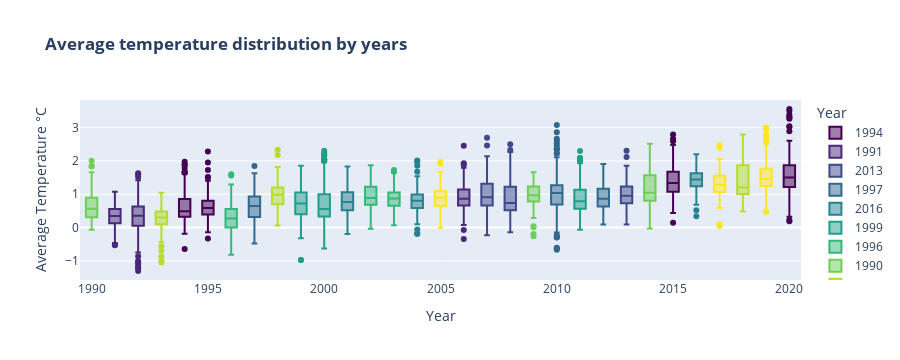

Here is the notebook cell this chart was saved with:
### Code cell
fig = px.box(df, x="Year",
             y="Average Temperature °C",
             color="Year",
             color_discrete_sequence=px.colors.sequential.Viridis,
             title='<b>Average temperature distribution by years')
fig.write_image("../../outputs/Dataset_03/Tamp_dist_year.png",format="png")
fig.show()

### Figure 1 — Plotly figure (JSON) as saved in the notebook; plotly's stock layout.template omitted (floating-point values rounded to 4 significant figures; data arrays with more than 128 entries replaced by an {"elided": "..."} marker saying what was removed)
{"data": [{"alignmentgroup": "True", "hovertemplate": "Year=%{x}<br>Average Temperature °C=%{y}<extra></extra>", "legendgroup": "1994", "marker": {"color": "#440154"}, "name": "1994", "notched": false, "offsetgroup": "1994", "orientation": "v", "showlegend": true, "type": "box", "x": {"elided": "144 int values"}, "x0": " ", "xaxis": "x", "y": {"elided": "144 float values"}, "y0": " ", "yaxis": "y"}, {"alignmentgroup": "True", "hovertemplate": "Year=%{x}<br>Average Temperature °C=%{y}<extra></extra>", "legendgroup": "1991", "marker": {"color": "#482878"}, "name": "1991", "notched": false, "offsetgroup": "1991", "orientation": "v", "showlegend": true, "type": "box", "x": [1991, 1991, 1991, 1991, 1991, 1991, 1991, 1991, 1991, 1991, 1991, 1991, 1991, 1991, 1991, 1991, 1991, 1991, 1991, 1991, 1991, 1991, 1991, 1991, 1991, 1991, 1991, 1991, 1991, 1991, 1991, 1991, 1991, 1991, 1991, 1991, 1991, 1991, 1991, 1991, 1991, 1991, 1991, 1991, 1991, 1991, 1991, 1991, 1991, 1991, 1991, 1991, 1991, 1991, 1991, 1991, 1991, 1991, 1991, 1991, 1991, 1991, 1991, 1991, 1991, 1991, 1991, 1991, 1991, 1991, 1991, 1991, 1991, 1991, 1991, 1991, 1991, 1991, 1991, 1991, 1991, 1991, 1991, 1991, 1991, 1991, 1991, 1991, 1991, 1991, 1991, 1991, 1991, 1991, 1991, 1991, 1991, 1991, 1991, 1991, 1991, 1991, 1991, 1991, 1991, 1991, 1991, 1991, 1991, 1991, 1991, 1991, 1991, 1991, 1991, 1991, 1991, 1991, 1991, 1991, 1991, 1991, 1991, 1991, 1991, 1991], "x0": " ", "xaxis": "x", "y": [0.647, 0.3259, 0.1454, 0.3781, 0.4774, 0.3638, 0.05658, 0.2602, 0.059, 0.7487, -0.3224, 0.1447, -0.115, 0.7547, -0.096, -0.4615, -0.5295, 1.024, -0.2671, 0.1362, 0.2913, 0.4816, 0.2551, 0.609, 0.6529, 0.051, 0.5997, 0.009167, -0.1272, 0.04867, 0.9591, 0.513, 0.3427, -0.2454, 0.4597, -0.1795, 0.4117, 0.1945, -0.02675, 0.4098, 0.7921, 0.5112, 0.8629, 0.8673, 0.4868, 0.4059, 0.03967, 0.6128, 0.2687, -0.03608, 0.03875, 0.2789, 0.3283, 0.8752, 0.2411, 1.073, 0.437, -0.2213, 0.9053, 0.332, 0.5869, 0.3593, 0.2891, 0.6863, 0.3558, 0.07492, 0.629, 0.7332, 0.1542, 0.2638, 0.6735, 0.6369, 0.7063, 0.3133, 0.4126, 0.6508, -0.02417, 0.5386, 0.5557, 0.3041, -0.09583, 0.2269, 0.3678, 0.3336, 0.1706, 0.1649, 0.7112, 0.04083, -0.01258, 0.1289, 0.3738, 0.08933, 0.5124, 0.1394, 0.4303, 0.3675, 0.6449, 0.5552, 0.3828, 0.08475, -0.04083, 1.036, 0.5072, 0.7852, -0.061, 0.5529, 0.4309, 0.4883, 0.5622, 0.5787, -0.5157, 0.249, 0.3756, 0.5568, 0.3362, 0.266, 0.05758, -0.00475, 0.201, 0.339, 0.402, 0.6083, 0.5017, 0.3352, 0.4928, 0.1931], "y0": " ", "yaxis": "y"}, {"alignmentgroup": "True", "hovertemplate": "Year=%{x}<br>Average Temperature °C=%{y}<extra></extra>", "legendgroup": "2013", "marker": {"color": "#3e4989"}, "name": "2013", "notched": false, "offsetgroup": "2013", "orientation": "v", "showlegend": true, "type": "box", "x": {"elided": "151 int values"}, "x0": " ", "xaxis": "x", "y": {"elided": "151 float values"}, "y0": " ", "yaxis": "y"}, {"alignmentgroup": "True", "hovertemplate": "Year=%{x}<br>Average Temperature °C=%{y}<extra></extra>", "legendgroup": "1997", "marker": {"color": "#31688e"}, "name": "1997", "notched": false, "offsetgroup": "1997", "orientation": "v", "showlegend": true, "type": "box", "x": {"elided": "145 int values"}, "x0": " ", "xaxis": "x", "y": {"elided": "145 float values"}, "y0": " ", "yaxis": "y"}, {"alignmentgroup": "True", "hovertemplate": "Year=%{x}<br>Average Temperature °C=%{y}<extra></extra>", "legendgroup": "2016", "marker": {"color": "#26828e"}, "name": "2016", "notched": false, "offsetgroup": "2016", "orientation": "v", "showlegend": true, "type": "box", "x": {"elided": "151 int values"}, "x0": " ", "xaxis": "x", "y": {"elided": "151 float values"}, "y0": " ", "yaxis": "y"}, {"alignmentgroup": "True", "hovertemplate": "Year=%{x}<br>Average Temperature °C=%{y}<extra></extra>", "legendgroup": "1999", "marker": {"color": "#1f9e89"}, "name": "1999", "notched": false, "offsetgroup": "1999", "orientation": "v", "showlegend": true, "type": "box", "x": {"elided": "145 int values"}, "x0": " ", "xaxis": "x", "y": {"elided": "145 float values"}, "y0": " ", "yaxis": "y"}, {"alignmentgroup": "True", "hovertemplate": "Year=%{x}<br>Average Temperature °C=%{y}<extra></extra>", "legendgroup": "1996", "marker": {"color": "#35b779"}, "name": "1996", "notched": false, "offsetgroup": "1996", "orientation": "v", "showlegend": true, "type": "box", "x": {"elided": "145 int values"}, "x0": " ", "xaxis": "x", "y": {"elided": "145 float values"}, "y0": " ", "yaxis": "y"}, {"alignmentgroup": "True", "hovertemplate": "Year=%{x}<br>Average Temperature °C=%{y}<extra></extra>", "legendgroup": "1990", "marker": {"color": "#6ece58"}, "name": "1990", "notched": false, "offsetgroup": "1990", "orientation": "v", "showlegend": true, "type": "box", "x": [1990, 1990, 1990, 1990, 1990, 1990, 1990, 1990, 1990, 1990, 1990, 1990, 1990, 1990, 1990, 1990, 1990, 1990, 1990, 1990, 1990, 1990, 1990, 1990, 1990, 1990, 1990, 1990, 1990, 1990, 1990, 1990, 1990, 1990, 1990, 1990, 1990, 1990, 1990, 1990, 1990, 1990, 1990, 1990, 1990, 1990, 1990, 1990, 1990, 1990, 1990, 1990, 1990, 1990, 1990, 1990, 1990, 1990, 1990, 1990, 1990, 1990, 1990, 1990, 1990, 1990, 1990, 1990, 1990, 1990, 1990, 1990, 1990, 1990, 1990, 1990, 1990, 1990, 1990, 1990, 1990, 1990, 1990, 1990, 1990, 1990, 1990, 1990, 1990, 1990, 1990, 1990, 1990, 1990, 1990, 1990, 1990, 1990, 1990, 1990, 1990, 1990, 1990, 1990, 1990, 1990, 1990, 1990, 1990, 1990, 1990, 1990, 1990, 1990, 1990, 1990, 1990, 1990, 1990, 1990, 1990, 1990, 1990], "x0": " ", "xaxis": "x", "y": [0.9603, 0.6977, 0.1953, 0.6313, 1.853, 0.6222, 0.1939, 0.4378, 0.8685, 1.099, 1.1, 0.1693, 0.06558, 0.9119, 2.003, 0.7358, 0.4693, 0.4465, 0.5846, 1.432, 0.5479, 0.2306, 0.4509, 0.1501, 0.5959, 0.8572, 0.5693, 1.074, 0.02191, 1.221, 0.4824, 0.622, 0.3172, 0.0555, 0.7358, 0.2355, 1.025, 0.1119, 0.3991, 0.3525, -0.03275, 0.4749, 1.365, 0.412, 1.339, 1.178, 1.663, 0.3792, 1.602, -0.06042, 0.6818, 1.461, 0.2142, 0.096, -0.0685, 1.088, 1.17, 0.5603, 0.3301, 0.2945, 0.8419, 0.6538, 0.5655, 0.6983, 0.47, 0.6261, 0.2968, 0.07892, 0.2152, 0.8975, 0.3347, 0.2945, 1.114, 0.9017, 0.156, 1.294, 0.9863, -0.01217, 0.4972, 0.5102, 0.5843, 0.9964, 0.5612, 0.6741, 1.158, 0.3158, 1.829, 0.4221, 0.3603, 0.4149, 1.173, 1.006, 0.6992, 0.3087, 0.6916, 0.3931, 1.069, 0.6767, 0.2974, 0.2985, 0.5611, 0.2721, 0.8403, 0.8114, 0.8287, 0.3225, 0.7336, 0.1937, 0.2156, 0.7653, 0.399, 0.7575, 1.174, 0.2347, 1.278, 0.5658, 0.3137, 0.1393, 0.3163, 0.6747, 0.1675, 0.8957, 0.4293], "y0": " ", "yaxis": "y"}, {"alignmentgroup": "True", "hovertemplate": "Year=%{x}<br>Average Temperature °C=%{y}<extra></extra>", "legendgroup": "1998", "marker": {"color": "#b5de2b"}, "name": "1998", "notched": false, "offsetgroup": "1998", "orientation": "v", "showlegend": true, "type": "box", "x": {"elided": "145 int values"}, "x0": " ", "xaxis": "x", "y": {"elided": "145 float values"}, "y0": " ", "yaxis": "y"}, {"alignmentgroup": "True", "hovertemplate": "Year=%{x}<br>Average Temperature °C=%{y}<extra></extra>", "legendgroup": "2019", "marker": {"color": "#fde725"}, "name": "2019", "notched": false, "offsetgroup": "2019", "orientation": "v", "showlegend": true, "type": "box", "x": {"elided": "151 int values"}, "x0": " ", "xaxis": "x", "y": {"elided": "151 float values"}, "y0": " ", "yaxis": "y"}, {"alignmentgroup": "True", "hovertemplate": "Year=%{x}<br>Average Temperature °C=%{y}<extra></extra>", "legendgroup": "2015", "marker": {"color": "#440154"}, "name": "2015", "notched": false, "offsetgroup": "2015", "orientation": "v", "showlegend": true, "type": "box", "x": {"elided": "151 int values"}, "x0": " ", "xaxis": "x", "y": {"elided": "151 float values"}, "y0": " ", "yaxis": "y"}, {"alignmentgroup": "True", "hovertemplate": "Year=%{x}<br>Average Temperature °C=%{y}<extra></extra>", "legendgroup": "1992", "marker": {"color": "#482878"}, "name": "1992", "notched": false, "offsetgroup": "1992", "orientation": "v", "showlegend": true, "type": "box", "x": {"elided": "141 int values"}, "x0": " ", "xaxis": "x", "y": {"elided": "141 float values"}, "y0": " ", "yaxis": "y"}, {"alignmentgroup": "True", "hovertemplate": "Year=%{x}<br>Average Temperature °C=%{y}<extra></extra>", "legendgroup": "2007", "marker": {"color": "#3e4989"}, "name": "2007", "notched": false, "offsetgroup": "2007", "orientation": "v", "showlegend": true, "type": "box", "x": {"elided": "150 int values"}, "x0": " ", "xaxis": "x", "y": {"elided": "150 float values"}, "y0": " ", "yaxis": "y"}, {"alignmentgroup": "True", "hovertemplate": "Year=%{x}<br>Average Temperature °C=%{y}<extra></extra>", "legendgroup": "2012", "marker": {"color": "#31688e"}, "name": "2012", "notched": false, "offsetgroup": "2012", "orientation": "v", "showlegend": true, "type": "box", "x": {"elided": "151 int values"}, "x0": " ", "xaxis": "x", "y": {"elided": "151 float values"}, "y0": " ", "yaxis": "y"}, {"alignmentgroup": "True", "hovertemplate": "Year=%{x}<br>Average Temperature °C=%{y}<extra></extra>", "legendgroup": "2004", "marker": {"color": "#26828e"}, "name": "2004", "notched": false, "offsetgroup": "2004", "orientation": "v", "showlegend": true, "type": "box", "x": {"elided": "148 int values"}, "x0": " ", "xaxis": "x", "y": {"elided": "148 float values"}, "y0": " ", "yaxis": "y"}, {"alignmentgroup": "True", "hovertemplate": "Year=%{x}<br>Average Temperature °C=%{y}<extra></extra>", "legendgroup": "2000", "marker": {"color": "#1f9e89"}, "name": "2000", "notched": false, "offsetgroup": "2000", "orientation": "v", "showlegend": true, "type": "box", "x": {"elided": "147 int values"}, "x0": " ", "xaxis": "x", "y": {"elided": "147 float values"}, "y0": " ", "yaxis": "y"}, {"alignmentgroup": "True", "hovertemplate": "Year=%{x}<br>Average Temperature °C=%{y}<extra></extra>", "legendgroup": "2003", "marker": {"color": "#35b779"}, "name": "2003", "notched": false, "offsetgroup": "2003", "orientation": "v", "showlegend": true, "type": "box", "x": {"elided": "148 int values"}, "x0": " ", "xaxis": "x", "y": {"elided": "148 float values"}, "y0": " ", "yaxis": "y"}, {"alignmentgroup": "True", "hovertemplate": "Year=%{x}<br>Average Temperature °C=%{y}<extra></extra>", "legendgroup": "2014", "marker": {"color": "#6ece58"}, "name": "2014", "notched": false, "offsetgroup": "2014", "orientation": "v", "showlegend": true, "type": "box", "x": {"elided": "151 int values"}, "x0": " ", "xaxis": "x", "y": {"elided": "151 float values"}, "y0": " ", "yaxis": "y"}, {"alignmentgroup": "True", "hovertemplate": "Year=%{x}<br>Average Temperature °C=%{y}<extra></extra>", "legendgroup": "1993", "marker": {"color": "#b5de2b"}, "name": "1993", "notched": false, "offsetgroup": "1993", "orientation": "v", "showlegend": true, "type": "box", "x": {"elided": "142 int values"}, "x0": " ", "xaxis": "x", "y": {"elided": "142 float values"}, "y0": " ", "yaxis": "y"}, {"alignmentgroup": "True", "hovertemplate": "Year=%{x}<br>Average Temperature °C=%{y}<extra></extra>", "legendgroup": "2017", "marker": {"color": "#fde725"}, "name": "2017", "notched": false, "offsetgroup": "2017", "orientation": "v", "showlegend": true, "type": "box", "x": {"elided": "151 int values"}, "x0": " ", "xaxis": "x", "y": {"elided": "151 float values"}, "y0": " ", "yaxis": "y"}, {"alignmentgroup": "True", "hovertemplate": "Year=%{x}<br>Average Temperature °C=%{y}<extra></extra>", "legendgroup": "1995", "marker": {"color": "#440154"}, "name": "1995", "notched": false, "offsetgroup": "1995", "orientation": "v", "showlegend": true, "type": "box", "x": {"elided": "145 int values"}, "x0": " ", "xaxis": "x", "y": {"elided": "145 float values"}, "y0": " ", "yaxis": "y"}, {"alignmentgroup": "True", "hovertemplate": "Year=%{x}<br>Average Temperature °C=%{y}<extra></extra>", "legendgroup": "2006", "marker": {"color": "#482878"}, "name": "2006", "notched": false, "offsetgroup": "2006", "orientation": "v", "showlegend": true, "type": "box", "x": {"elided": "150 int values"}, "x0": " ", "xaxis": "x", "y": {"elided": "150 float values"}, "y0": " ", "yaxis": "y"}, {"alignmentgroup": "True", "hovertemplate": "Year=%{x}<br>Average Temperature °C=%{y}<extra></extra>", "legendgroup": "2008", "marker": {"color": "#3e4989"}, "name": "2008", "notched": false, "offsetgroup": "2008", "orientation": "v", "showlegend": true, "type": "box", "x": {"elided": "150 int values"}, "x0": " ", "xaxis": "x", "y": {"elided": "150 float values"}, "y0": " ", "yaxis": "y"}, {"alignmentgroup": "True", "hovertemplate": "Year=%{x}<br>Average Temperature °C=%{y}<extra></extra>", "legendgroup": "2010", "marker": {"color": "#31688e"}, "name": "2010", "notched": false, "offsetgroup": "2010", "orientation": "v", "showlegend": true, "type": "box", "x": {"elided": "150 int values"}, "x0": " ", "xaxis": "x", "y": {"elided": "150 float values"}, "y0": " ", "yaxis": "y"}, {"alignmentgroup": "True", "hovertemplate": "Year=%{x}<br>Average Temperature °C=%{y}<extra></extra>", "legendgroup": "2001", "marker": {"color": "#26828e"}, "name": "2001", "notched": false, "offsetgroup": "2001", "orientation": "v", "showlegend": true, "type": "box", "x": {"elided": "147 int values"}, "x0": " ", "xaxis": "x", "y": {"elided": "147 float values"}, "y0": " ", "yaxis": "y"}, {"alignmentgroup": "True", "hovertemplate": "Year=%{x}<br>Average Temperature °C=%{y}<extra></extra>", "legendgroup": "2011", "marker": {"color": "#1f9e89"}, "name": "2011", "notched": false, "offsetgroup": "2011", "orientation": "v", "showlegend": true, "type": "box", "x": {"elided": "150 int values"}, "x0": " ", "xaxis": "x", "y": {"elided": "150 float values"}, "y0": " ", "yaxis": "y"}, {"alignmentgroup": "True", "hovertemplate": "Year=%{x}<br>Average Temperature °C=%{y}<extra></extra>", "legendgroup": "2002", "marker": {"color": "#35b779"}, "name": "2002", "notched": false, "offsetgroup": "2002", "orientation": "v", "showlegend": true, "type": "box", "x": {"elided": "148 int values"}, "x0": " ", "xaxis": "x", "y": {"elided": "148 float values"}, "y0": " ", "yaxis": "y"}, {"alignmentgroup": "True", "hovertemplate": "Year=%{x}<br>Average Temperature °C=%{y}<extra></extra>", "legendgroup": "2009", "marker": {"color": "#6ece58"}, "name": "2009", "notched": false, "offsetgroup": "2009", "orientation": "v", "showlegend": true, "type": "box", "x": {"elided": "150 int values"}, "x0": " ", "xaxis": "x", "y": {"elided": "150 float values"}, "y0": " ", "yaxis": "y"}, {"alignmentgroup": "True", "hovertemplate": "Year=%{x}<br>Average Temperature °C=%{y}<extra></extra>", "legendgroup": "2018", "marker": {"color": "#b5de2b"}, "name": "2018", "notched": false, "offsetgroup": "2018", "orientation": "v", "showlegend": true, "type": "box", "x": {"elided": "151 int values"}, "x0": " ", "xaxis": "x", "y": {"elided": "151 float values"}, "y0": " ", "yaxis": "y"}, {"alignmentgroup": "True", "hovertemplate": "Year=%{x}<br>Average Temperature °C=%{y}<extra></extra>", "legendgroup": "2005", "marker": {"color": "#fde725"}, "name": "2005", "notched": false, "offsetgroup": "2005", "orientation": "v", "showlegend": true, "type": "box", "x": {"elided": "148 int values"}, "x0": " ", "xaxis": "x", "y": {"elided": "148 float values"}, "y0": " ", "yaxis": "y"}, {"alignmentgroup": "True", "hovertemplate": "Year=%{x}<br>Average Temperature °C=%{y}<extra></extra>", "legendgroup": "2020", "marker": {"color": "#440154"}, "name": "2020", "notched": false, "offsetgroup": "2020", "orientation": "v", "showlegend": true, "type": "box", "x": {"elided": "151 int values"}, "x0": " ", "xaxis": "x", "y": {"elided": "151 float values"}, "y0": " ", "yaxis": "y"}], "layout": {"boxmode": "overlay", "height": 360, "legend": {"title": {"text": "Year"}, "tracegroupgap": 0}, "title": {"text": "<b>Average temperature distribution by years"}, "xaxis": {"anchor": "y", "autorange": true, "categoryarray": [1994, 1991, 2013, 1997, 2016, 1999, 1996, 1990, 1998, 2019, 2015, 1992, 2007, 2012, 2004, 2000, 2003, 2014, 1993, 2017, 1995, 2006, 2008, 2010, 2001, 2011, 2002, 2009, 2018, 2005, 2020], "categoryorder": "array", "domain": [0, 1], "range": [1990.0, 2020.0], "title": {"text": "Year"}, "type": "linear"}, "yaxis": {"anchor": "x", "autorange": true, "domain": [0, 1], "range": [-1.572, 3.828], "title": {"text": "Average Temperature °C"}, "type": "linear"}}}
